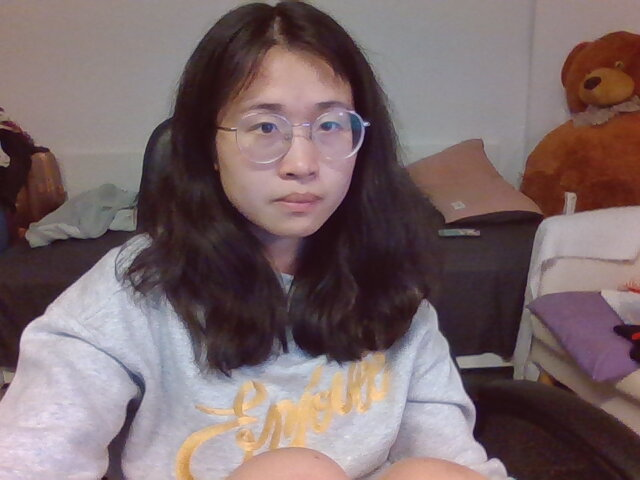
//> input picture ch5/test.jpg, 640 x 480 px
$ ./useOpencv test.jpg   (built with g++ and OpenCV 4)
//> lines starting //> are read from the running program, lines starting //| are printed output that depends on the picture; after the words box and inside, x2 and y2 are one past the last pixel; in counts of white or black regions, pixels touching at a corner belong together
#include <iostream>
#include <opencv2/core/core.hpp>
#include <opencv2/highgui/highgui.hpp>

using namespace std;
int main(int argc, char** argv){

    std::cout<<"This is the test for Opencv!"<<endl;


    cv::Mat img;
    img = cv::imread(argv[1]);
//> img is the input picture: 480 rows x 640 cols, CV_8UC3; mean B, G, R 106.1, 104.2, 122.1
    if(img.data == nullptr){  // img.data is ptr type
        std::cout<<"there is no img!"<<endl;
        return 0;
    }


    if(img.type()!= CV_8UC1 && img.type()!= CV_8UC3){
        cout<<"This is not a gray/RGB img!"<<endl;
        return 0;
    }

    cv::imshow(" ",img);
    cv::waitKey(0);

    // about different types: https://stackoverflow.com/questions/10167534/how-to-find-out-what-type-of-a-mat-object-is-with-mattype-in-opencv
    std::cout<<"cols: "<<img.cols<<" rows: "<<img.rows<<" channels: "<<img.channels()<<" data type:"<<img.type()<<endl;
//| cols: 640 rows: 480 channels: 3 data type:16

    //access values of img  ; datatype  unsigned char 8 bit
    // three different ways: https://stackoverflow.com/questions/7899108/opencv-get-pixel-channel-value-from-mat-image

    //reverse the image
    cv::Mat new_img = img.clone();
    int height = img.rows;
//> height = 480
    int width = img.cols;
//> width = 640


    // flip the images by access the pixel values one by one
    int num4channels = img.channels();
//> num4channels = 3
    cv::Vec3b pixel_vals;
    for(int y = 0; y<img.rows;y++){
        uint8_t* rowPtr = img.ptr<uint8_t>(y);//img.row(y).data;  can be used as the RHS too!  CF: new_img.at<cv::Vec3b>(height-y,width-x)
        for(int x= 0; x<img.cols;x++){
            pixel_vals.val[0] = rowPtr[x*num4channels+0];
            pixel_vals.val[1] = rowPtr[x*num4channels+1];
            pixel_vals.val[2] = rowPtr[x*num4channels+2];
//             unsigned char pixel = img.at()
            new_img.at<cv::Vec3b>(height-y,width-x) = pixel_vals;//.cast()<>;

        }
    }
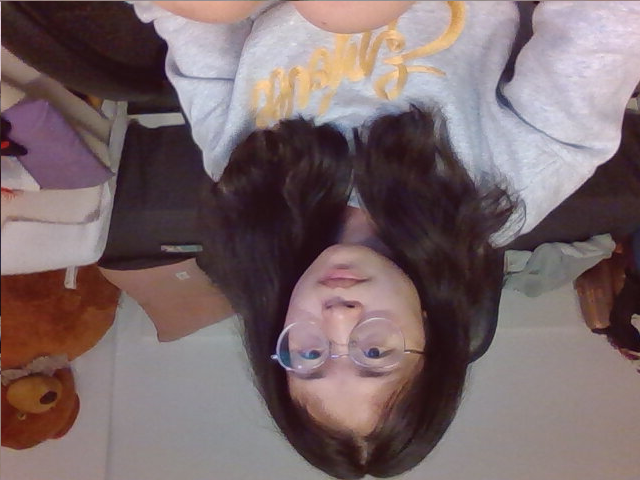
//> new_img: 480 rows x 640 cols, CV_8UC3; mean B, G, R 106.1, 104.2, 122.1
    cv::imshow(" ",new_img);
    cv::waitKey(0);


    cv::Mat img2 = img;
    img2(cv::Rect(0,0,100,200)).setTo(0);
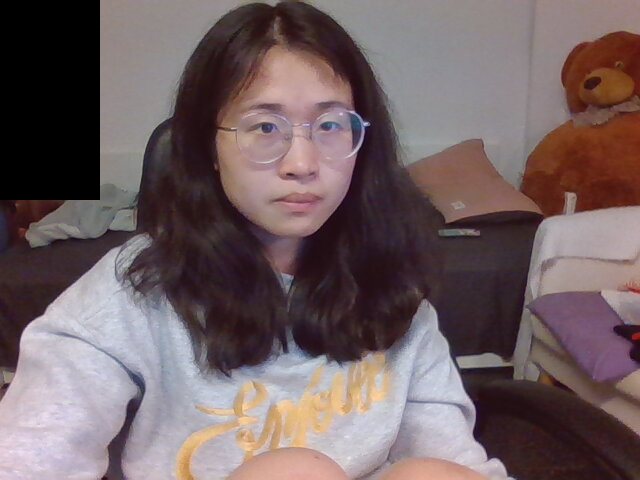
//> img2: 480 rows x 640 cols, CV_8UC3; 6.51% of pixels changed, all inside (x1, y1, x2, y2) = (0, 0, 100, 200)
    cv::imshow(" ",img);
    cv::waitKey(0);


    cv::Mat img3 = img.clone();
    img3(cv::Rect(100,400,50,50)).setTo(1);
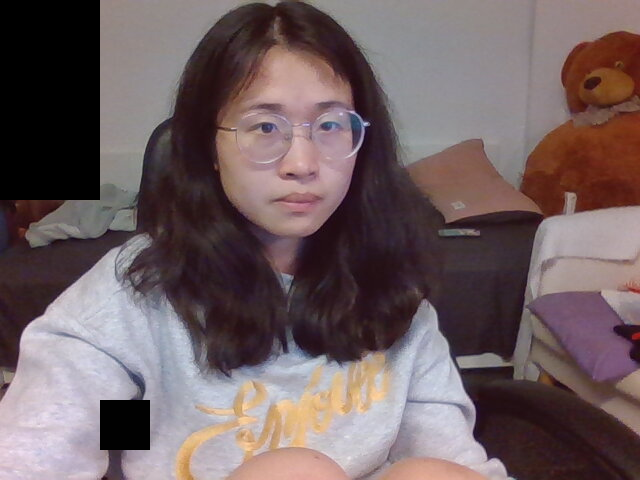
//> img3: 480 rows x 640 cols, CV_8UC3; 0.81% of pixels changed, all inside (x1, y1, x2, y2) = (100, 400, 150, 450)
    cv::imshow(" ",img);
    cv::waitKey(0);
    cv::imshow(" ",img3);
    cv::waitKey(0);


    return 0;


}
